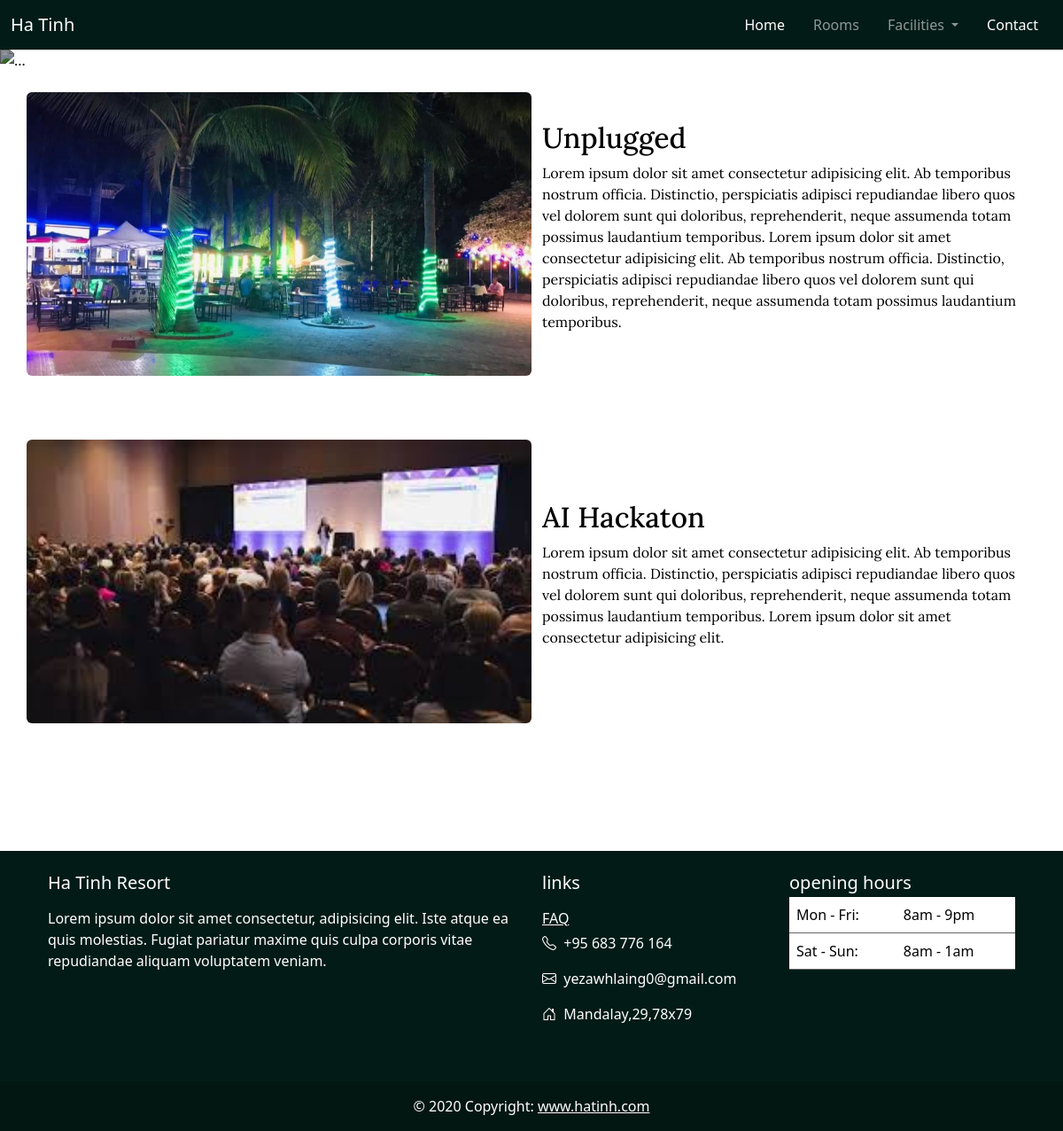
Page /htilarProject/client/webpage/event.php on the committed database.
### tables this page shows
CREATE TABLE `event` (
  `e_id` int(11) NOT NULL,
  `image` varchar(60) NOT NULL,
  `title` varchar(20) NOT NULL,
  `description` longtext NOT NULL,
  `date` date NOT NULL
);

### htilarProject/client/webpage/event.php (the view, shortened to what this page needs)
<?php
include "/xampp/htdocs/htilarProject/configuration/dbConfig.php";
$fetching_event = mysqli_query($con, "select * from event");
?>
<!doctype html>
<html lang="en">
<head>
    <link rel="stylesheet" href="../style/contact.css">
    <link href="https://cdn.jsdelivr.net/npm/bootstrap@5.3.3/dist/css/bootstrap.min.css" rel="stylesheet">
    <link rel="stylesheet" href="https://cdn.jsdelivr.net/npm/bootstrap-icons@1.11.1/font/bootstrap-icons.css">
</head>
<body class="vh-100 overflow-x-hidden">
    <header>
        <nav class="navbar navbar-expand-lg navbar-dark">
            <div class="container-fluid">
                <a class="navbar-brand" href="home.php">Ha Tinh</a>
                <div class="collapse navbar-collapse" id="navbarSupportedContent">
                    <ul class="navbar-nav ms-auto mb-2 mb-lg-0 ml">
                        <li class="nav-item mx-2">
                            <a class="nav-link active" aria-current="page" href="home.php">Home</a>
                        </li>
                        <li class="nav-item mx-2">
                            <a class="nav-link" href="../webpage/room.php">Rooms</a>
                        </li>
                        <li class="nav-item dropdown mx-2">
                            <a class="nav-link dropdown-toggle" href="#" role="button" data-bs-toggle="dropdown" aria-expanded="false">
                                Facilities
                            </a>
                        </li>
                        <li class="nav-item mx-2">
                            <a class="nav-link active" aria-current="page" href="./contact.php">Contact</a>
                        </li>
                    </ul>
                </div>
            </div>
        </nav>
    </header>
    <div id="hero-carousel" class="carousel slide" data-bs-ride="carousel">
        <div class="carousel-inner">
            <div class="carousel-item active c-item">
                <img src="https://www.hawkscay.com/resources/media/user/1586185018-1585252667-Events_Header_1920x800_desktop_desktop.jpg" class="d-block w-100 c-img img-fluid" alt="..." style="filter: brightness(0.6);">
            </div>
        </div>
    </div>
    <br>
    <?php
    while ($row = mysqli_fetch_assoc($fetching_event)) {
    ?>
        <div class="gallery container">
            <div class="row align-items-center">
                <div class="right-side col-lg-6 col-md-12 p-0">
                    <img class="img-fluid w-100 rounded" src="/htilarProject/client/assets/<?php echo $row["image"] ?>" alt="">
                </div>
                <div class="left-side col-lg-6 col-md-12" style="font-family:  'Lora', serif; color:black;">
                    <h2><?php echo $row["title"] ?></h2>
                    <p><?php echo $row["description"] ?></p>
                </div>
            </div>
        </div>
    <br><br><br>
    <?php } ?>
    <br>
    <br>
    <br>
    <footer style="background-color: #031b17;color:white">
        <div class="container p-4">
            <div class="row">
                <div class="col-lg-6 col-md-12 mb-4">
                    <h5 class="mb-3 text-white">Ha Tinh Resort</h5>
                    <p>
                        Lorem ipsum dolor sit amet consectetur, adipisicing elit. Iste atque ea quis
                        molestias. Fugiat pariatur maxime quis culpa corporis vitae repudiandae aliquam
                        voluptatem veniam.
                    </p>
                </div>
                <div class="col-lg-3 col-md-6 mb-4">
                    <h5 class="mb-3 text-white">links</h5>
                    <ul class="list-unstyled mb-0">
                        <li class="mb-1">
                            <a href="#!" style="color:	#FFFFFF;">FAQ</a>
                        </li>
                        <li class="mb-1">
                            <p href="#!" style="color:	#FFFFFF;"><i class="bi bi-telephone"></i>&nbsp;&nbsp;+95 683 776 164</p>
                        </li>
                        <li class="mb-1">
                            <p href="#!" style="color:	#FFFFFF;"><i class="bi bi-envelope"></i>&nbsp;&nbsp;yezawhlaing0@gmail.com</p>
                        </li>
                        <li>
                            <p href="#!" style="color:	#FFFFFF;"><i class="bi bi-house-door"></i>&nbsp;&nbsp;Mandalay,29,78x79</p>
                        </li>
                    </ul>
                </div>
                <div class="col-lg-3 col-md-6 mb-4">
                    <h5 class="mb-1 text-white">opening hours</h5>
                    <table class="table" style="border-color: #666;">
                        <tbody>
                            <tr>
                                <td>Mon - Fri:</td>
                                <td>8am - 9pm</td>
                            </tr>
                            <tr>
                                <td>Sat - Sun:</td>
                                <td>8am - 1am</td>
                            </tr>
                        </tbody>
                    </table>
                </div>
            </div>
        </div>
        <div class="text-center p-3" style="background-color: rgba(0, 0, 0, 0.2);">
            © 2020 Copyright:
            <a class="text-white" href="https://mdbootstrap.com/">www.hatinh.com</a>
        </div>
    </footer>
</body>
</html>

### htilarProject/client/style/contact.css (style rules this page uses)
header { top:0; position:sticky; z-index: 10000; }
.navbar { display: flex; background-color: #031b17; }

### rows in the picture
event: image (picture), title "Unplugged", description "Lorem ipsum dolor sit amet consectetur adipisicing elit. Ab temporibus nostrum officia. Distinctio, perspiciatis adipisci repudiandae libero quos vel dolorem sunt qui doloribus, reprehenderit, neque assumenda totam possimus laudantium temporibus. Lorem ipsum dolor sit amet consectetur adipisicing elit. Ab temporibus nostrum officia. Distinctio, perspiciatis adipisci repudiandae libero quos vel dolorem sunt qui doloribus, reprehenderit, neque assumenda totam possimus laudantium temporibus."
event: image (picture), title "AI Hackaton", description "Lorem ipsum dolor sit amet consectetur adipisicing elit. Ab temporibus nostrum officia. Distinctio, perspiciatis adipisci repudiandae libero quos vel dolorem sunt qui doloribus, reprehenderit, neque assumenda totam possimus laudantium temporibus. Lorem ipsum dolor sit amet consectetur adipisicing elit."
